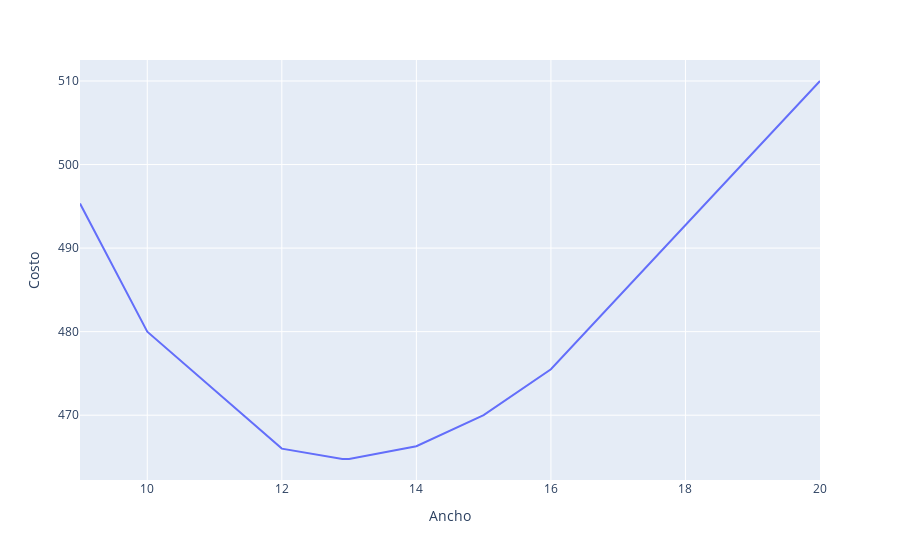

This figure's notebook cell:
### Markdown cell above
# Y ahora el gráfico con plotly para que sea interactivo y no estático

### Code cell
from plotly import express as pl

import pandas as pd 
import numpy as np 

anchos = np.array([9, 10, 12, 12.9, 13, 14, 15, 16, 20])
costos = costo_total(anchos)

diccionario = {'Ancho': anchos, 'Costo': costos}

tabla = pd.DataFrame(diccionario)

pl.line(tabla, x = 'Ancho', y = 'Costo')

### Figure 1 — Plotly figure (JSON) as saved in the notebook; plotly's stock layout.template omitted (floating-point values rounded to 4 significant figures)
{"data": [{"hovertemplate": "Ancho=%{x}<br>Costo=%{y}<extra></extra>", "legendgroup": "", "line": {"color": "#636efa", "dash": "solid"}, "marker": {"symbol": "circle"}, "mode": "lines", "name": "", "orientation": "v", "showlegend": false, "type": "scatter", "x": [9, 10, 12, 12.9, 13, 14, 15, 16, 20], "xaxis": "x", "y": [495.3, 480, 466, 464.8, 464.8, 466.3, 470, 475.5, 510], "yaxis": "y"}], "layout": {"legend": {"tracegroupgap": 0}, "margin": {"t": 60}, "xaxis": {"anchor": "y", "domain": [0, 1], "title": {"text": "Ancho"}}, "yaxis": {"anchor": "x", "domain": [0, 1], "title": {"text": "Costo"}}}}
